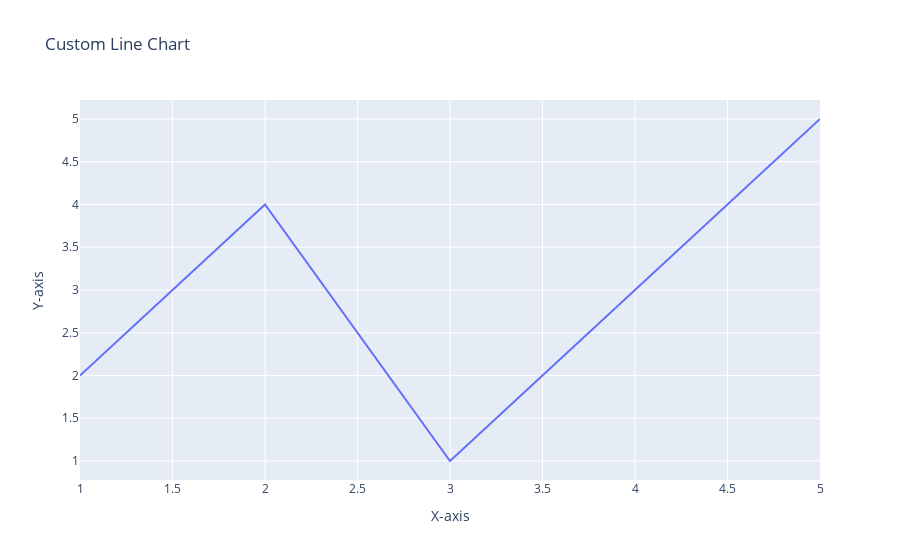

Notebook code for this chart:
### Markdown cell above
## Plotly Line Chart

### Code cell
import plotly.graph_objects as go

# Sample Data
x = [1, 2, 3, 4, 5]
y = [2, 4, 1, 3, 5]

# Create the line chart
fig = go.Figure(data=[go.Scatter(x=x, y=y, mode='lines')])

# Customize the chart's layout
fig.update_layout(title='Custom Line Chart', xaxis_title='X-axis', yaxis_title='Y-axis')
fig.show()

### Figure 1 — Plotly figure (JSON) as saved in the notebook; plotly's stock layout.template omitted (floating-point values rounded to 4 significant figures)
{"data": [{"mode": "lines", "type": "scatter", "x": [1, 2, 3, 4, 5], "y": [2, 4, 1, 3, 5]}], "layout": {"title": {"text": "Custom Line Chart"}, "xaxis": {"title": {"text": "X-axis"}}, "yaxis": {"title": {"text": "Y-axis"}}}}
